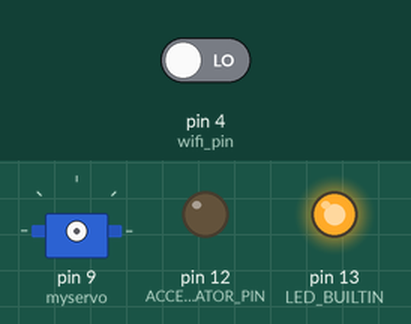
Simulated run of this sketch. Board: Arduino Uno, built with avr-gcc and run on an emulated ATmega328P. On the bench: servo, output pins drawn as LEDs (lit = HIGH). The test bench sets the inputs (shaded band); at power-on: pin 4 (wifi_pin) LOW.

Above: at 1.2 s.
1.3 s: pin 4 (wifi_pin) driven HIGH
At 2.1 s:
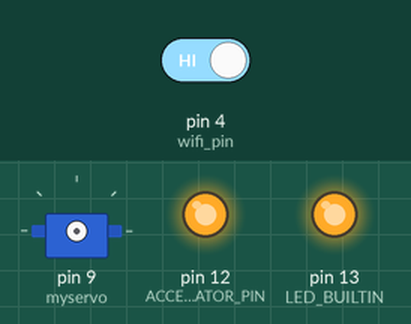
At 4.0 s:
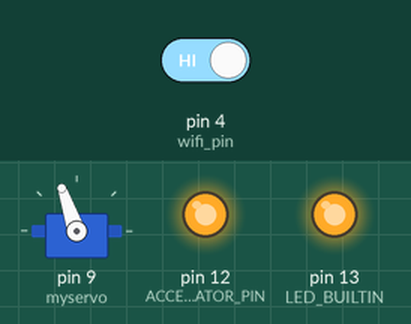
4.3 s: pin 4 (wifi_pin) driven LOW
At 7.2 s:
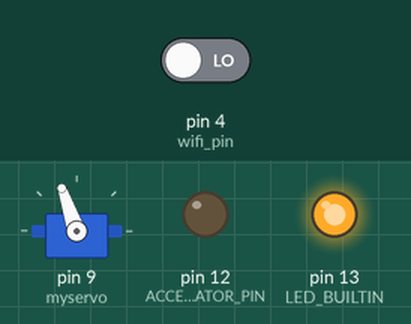
Timing chart, 0 to 8.7 s (numbered marks = the images above; inputs shaded):
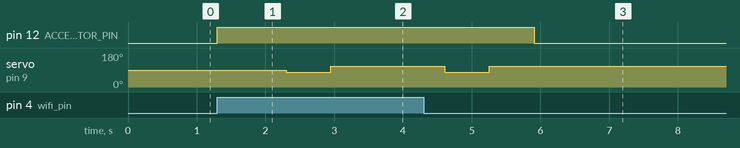

The sketch:

nerfinators_arduino.ino
```cpp
#include <Servo.h>

Servo myservo;  // create servo object to control a servo
int ACCELERATOR_PIN = 12;
int wifi_pin = 4;

void setup() {


  Serial.begin(9600);
  //while (!Serial) {
  //  ; // wait for serial port to connect. Needed for native USB port only
  //}

  // initialize digital pin LED_BUILTIN as an output.
  pinMode(LED_BUILTIN, OUTPUT);
  pinMode(wifi_pin, INPUT);
  digitalWrite(LED_BUILTIN, HIGH);
  // accelerator pin
  pinMode(ACCELERATOR_PIN, OUTPUT);      // sets the digital pin as output
}


void keepSpeed(int speed, int steps) {
  for (int s = 0; s < steps; s++) {
    myservo.write(speed);
    delay(10);
  }
}

void turnLED(int val, int delay_time = 100){
    if(val > 0){
      digitalWrite(LED_BUILTIN, HIGH);   // LED on
    }
    else{
      digitalWrite(LED_BUILTIN, LOW);   // LED off
    }
    delay(delay_time);
}

void blinkLED(){
  turnLED(1);
  turnLED(0);
}

// make sure accelerator is running before calling this method
void shootOnce() {
  // SERVO: RELOAD
  int stopPos = 94;
  int offset = 15;

  // forward
  myservo.attach(9);  // attaches the servo on pin 9 to the servo object
  keepSpeed(stopPos - offset, 35);
  myservo.detach();
  delay(300);

  // back
  myservo.attach(9);  // attaches the servo on pin 9 to the servo object
  keepSpeed(stopPos + offset, 35);
  myservo.detach();
  delay(300);
}

void shoot(int n){
   // ACCELERATOR ON
   digitalWrite(ACCELERATOR_PIN, HIGH);   // on
   delay(1000); // some delay
    for(int i=1; i<=n; ++i)
      shootOnce();
  digitalWrite(ACCELERATOR_PIN, LOW);   // off
}

void readSerial() {
  String dataString = "";

  while (Serial.available()) {
    char dataChar = (char)Serial.read();
    if (dataChar == '\n') {
      int id = dataString.toInt();
      Serial.println("data: " + String(id));

      switch(id){
        case 0:
          turnLED(id);
        break;
        case 1:
          turnLED(id);
        break;
        case 2:
          shoot(3);
        break;
      }

      return;
    } else {
      dataString += dataChar;
    }
  }
}

void demo1(){
    shoot(3);
   // BLINK
   for (int i = 0; i < 30; i++) {
     blinkLED();
   }
}

void loop() {

  //demo1();
  //readSerial();

  int val = digitalRead(wifi_pin);
  if(val == 1){
    shoot(1);
  }
}
```

Measured:
- after the input at 1.3 s, pin 12 (ACCELERATOR_PIN): LOW → HIGH at once; servo on pin 9 (myservo): 90° → 79° after 1.0 s, → 109° 0.65 s later
- after the input at 4.3 s, pin 12 (ACCELERATOR_PIN): HIGH → LOW after 1.6 s; servo on pin 9 (myservo): goes on until 5.3 s, then stays 109°
